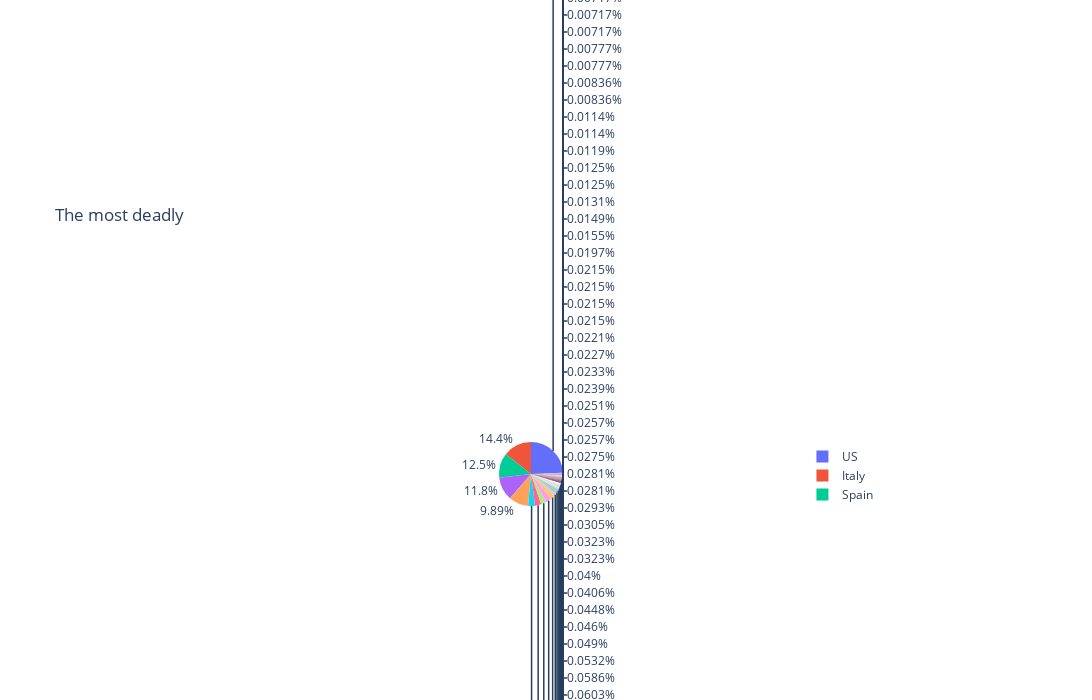

Notebook source saved alongside this figure:
### Code cell
fig = px.pie(sorted_country_df, names='country_region', values='deaths', title='Percentage of Total Deaths', width=1200, height=700)
fig.show();

### Figure 1 — Plotly figure (JSON) as saved in the notebook; plotly's stock layout.template omitted (floating-point values rounded to 4 significant figures; data arrays with more than 128 entries replaced by an {"elided": "..."} marker saying what was removed)
{"data": [{"domain": {"x": [0, 1], "y": [0, 1]}, "hovertemplate": "country_region=%{label}<br>deaths=%{value}<extra></extra>", "labels": {"elided": "185 str values"}, "legendgroup": "", "name": "", "showlegend": true, "type": "pie", "values": {"elided": "185 int values"}}], "layout": {"height": 700, "legend": {"tracegroupgap": 0}, "title": {"text": "The most deadly"}, "width": 1200}}
